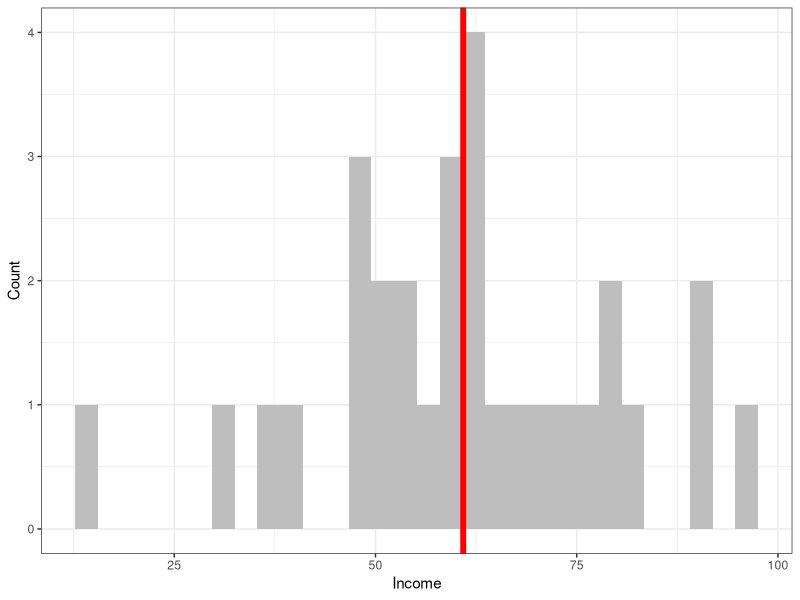
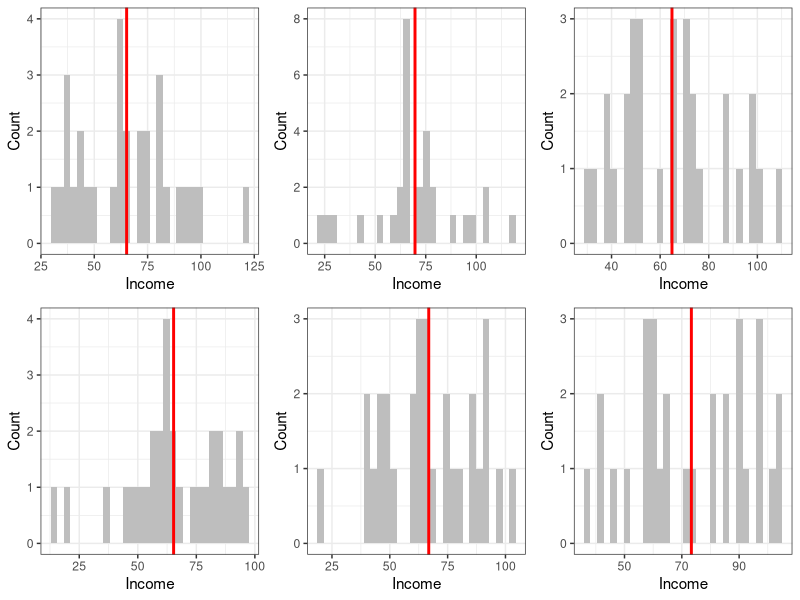
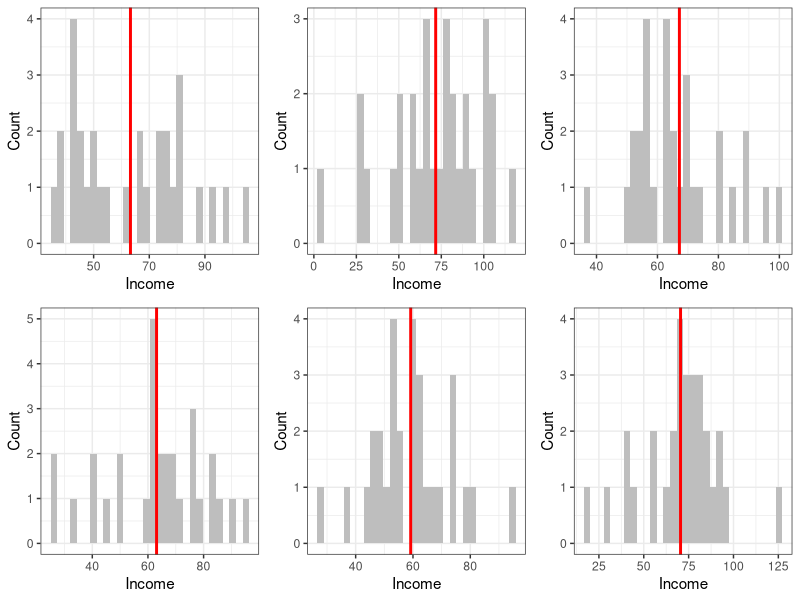
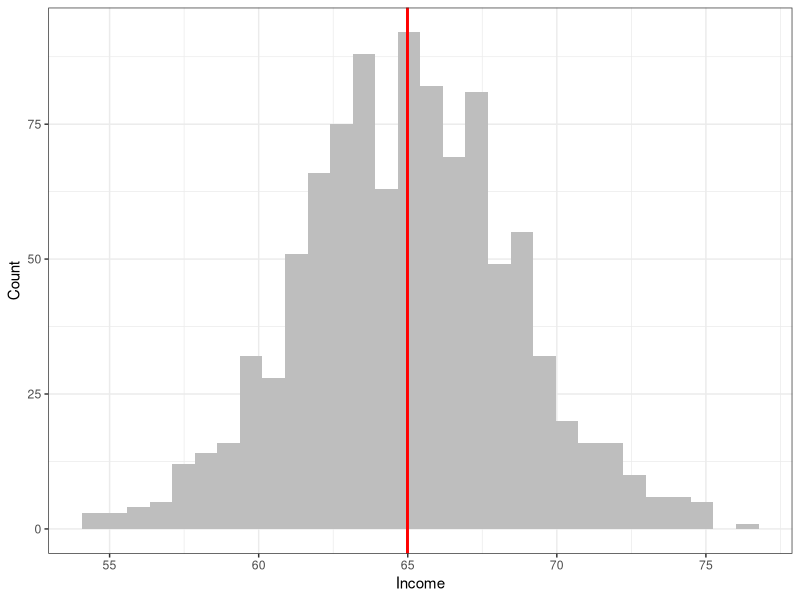
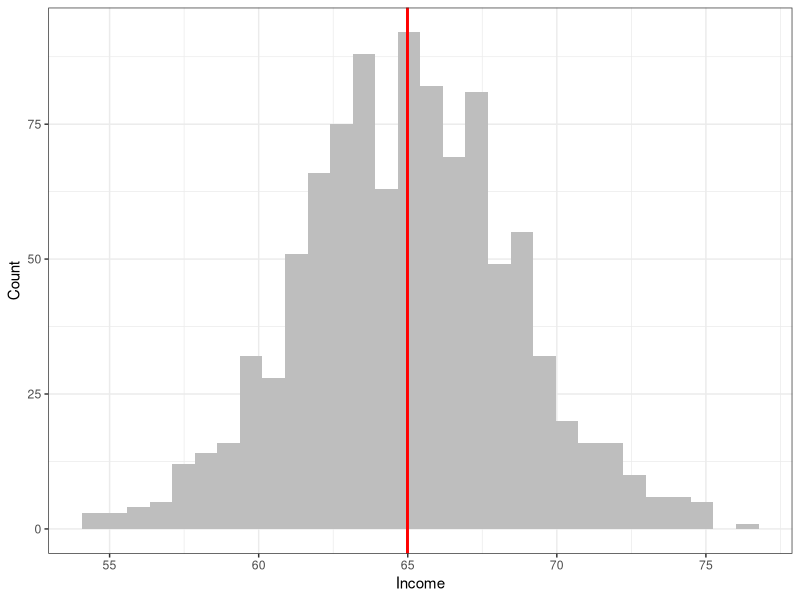
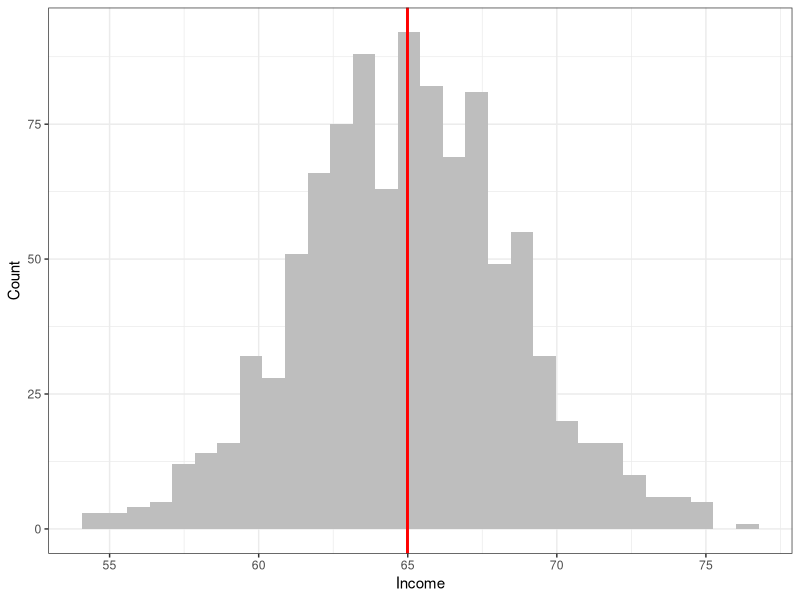
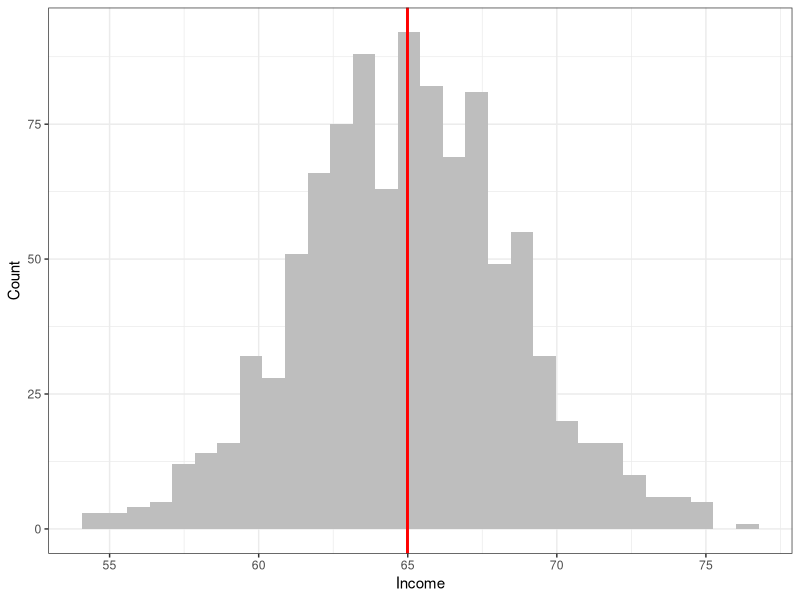
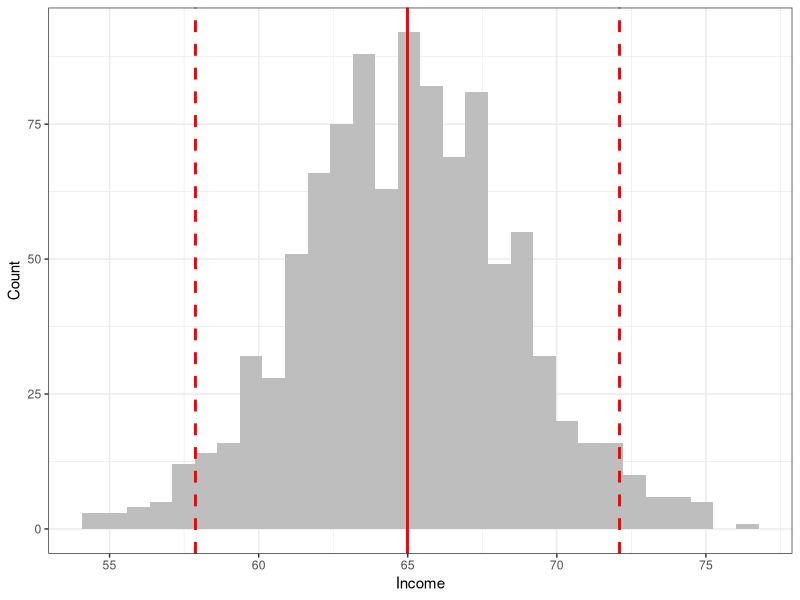

Generate these figures, in order, with R:
## ---- chunk 1
## Libraries
library(tidyverse)
library(data.table)
library(ggplot2)
library(haven)
library(formatR)
library(marginaleffects)
library(cowplot)
# knitr::opts_chunk$set(tidy.opts = list(width.cutoff = 20), tidy = TRUE)
knitr::opts_chunk$set(
 fig.width = 6,
 fig.height = 4,
 warning = FALSE, 
 message = FALSE
)
## ---- chunk 2
test <- data.table(income=round(rnorm(30, 65, 20)))
ggplot(data=test,
       aes(x=income)) + 
  geom_histogram(color=NA,fill='grey') + 
  geom_vline(xintercept = test[,mean(income)], color='red', size=2) + 
  labs(x='Income',y='Count') + 
  theme_bw()
## ---- chunk 3
get_sample <- function(i) {
  test <- data.table(income=round(rnorm(30, 65, 20)))
  gg <- ggplot(data=test,
         aes(x=income)) + 
    geom_histogram(color=NA,fill='grey') + 
    geom_vline(xintercept = test[,mean(income)], color='red', size=1) + 
    labs(x='Income',y='Count') + 
    theme_bw()
  return(gg)
}
test <- lapply(1:6, get_sample)
plot_grid(plotlist = test, nrow=2)
## ---- chunk 4
get_sample <- function(i) {
  test <- data.table(income=round(rnorm(30, 65, 20)))
  gg <- ggplot(data=test,
         aes(x=income)) + 
    geom_histogram(color=NA,fill='grey') + 
    geom_vline(xintercept = test[,mean(income)], color='red', size=1) + 
    labs(x='Income',y='Count') + 
    theme_bw()
  return(gg)
}
test <- lapply(1:6, get_sample)
plot_grid(plotlist = test, nrow=2)
## ---- chunk 5
get_sample <- function(i) {
  test <- data.table(income=round(rnorm(30, 65, 20)))
  return(mean(test[,income]))
}
test <- unlist(lapply(1:1000, get_sample))
test <- data.table(income=test)
ggplot(data=test,
         aes(x=income)) + 
    geom_histogram(color=NA,fill='grey') + 
    geom_vline(xintercept = test[,mean(income)], color='red', size=1) + 
    labs(x='Income',y='Count') + 
    theme_bw()
## ---- chunk 6
ggplot(data=test,
         aes(x=income)) + 
    geom_histogram(color=NA,fill='grey') + 
    geom_vline(xintercept = test[,mean(income)], color='red', size=1) + 
    labs(x='Income',y='Count') + 
    theme_bw()
## ---- chunk 7
ggplot(data=test,
         aes(x=income)) + 
    geom_histogram(color=NA,fill='grey') + 
    geom_vline(xintercept = test[,mean(income)], color='red', size=1) + 
    labs(x='Income',y='Count') + 
    theme_bw()
## ---- chunk 8
ggplot(data=test,
         aes(x=income)) + 
    geom_histogram(color=NA,fill='grey') + 
    geom_vline(xintercept = test[,mean(income)], color='red', size=1) + 
    labs(x='Income',y='Count') + 
    theme_bw()
## ---- chunk 9
ggplot(data=test,
         aes(x=income)) + 
    geom_histogram(color=NA,fill='grey') + 
    geom_vline(xintercept = test[,mean(income)], color='red', size=1) + 
    geom_vline(xintercept = test[,mean(income)+1.96*sd(income)], color='red', size=1, linetype='dashed') +
    geom_vline(xintercept = test[,mean(income)-1.96*sd(income)], color='red', size=1, linetype='dashed') +
    labs(x='Income',y='Count') + 
    theme_bw()
## ---- chunk 10
ggplot(data=test,
         aes(x=income)) + 
    geom_histogram(color=NA,fill='grey') + 
    geom_vline(xintercept = test[,mean(income)], color='red', size=1) + 
    geom_vline(xintercept = test[,mean(income)+1.96*sd(income)], color='red', size=1, linetype='dashed') +
    geom_vline(xintercept = test[,mean(income)-1.96*sd(income)], color='red', size=1, linetype='dashed') +
    labs(x='Income',y='Count') + 
    theme_bw()
## ---- chunk 11
get_sample_size <- function(size) {
  get_sample <- function(i,size) {
    test <- data.table(income=round(rnorm(size, 65, 20)))
    return(mean(test[,income]))
  }
  test <- unlist(lapply(1:1000, get_sample, size=size))
  test <- data.table(income=test)
  test[, size := size]
  return(test)
}
test <- rbindlist(lapply(c(30,100,400), get_sample_size))
ggplot(data=test,
         aes(x=income)) + 
    geom_histogram(color=NA,fill='grey') + 
    facet_wrap(~size,nrow=1) + 
    labs(x='Income',y='Count') + 
    theme_bw()
## ---- chunk 12
test <- data.table(income=round(rnorm(10000, 65, 20)))
ggplot(data=test,
         aes(x=income)) + 
    geom_histogram(color=NA,fill='grey') + 
    labs(x='Income',y='Count') + 
    theme_bw()
## ---- chunk 13
test <- data.table(income=round(rnorm(10000, 65, 20)))
ggplot(data=test,
         aes(x=income)) + 
    geom_histogram(color=NA,fill='grey') + 
    geom_histogram(data=test[income>50,], color=NA,fill='red') + 
    labs(x='Income',y='Count') + 
    theme_bw()
